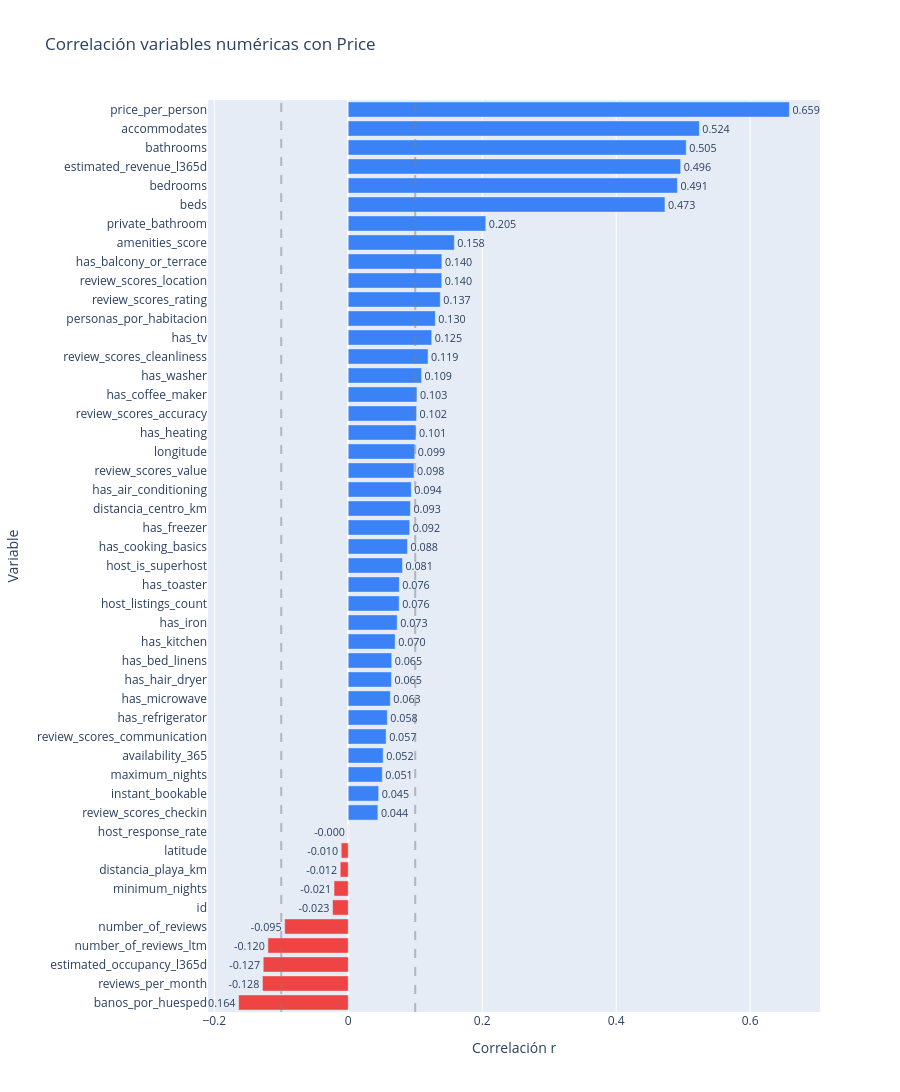

Source (notebook cell):
### Markdown cell above
### Correlaciones definitivas

### Code cell
#(librería para la descarga de la figura en PNG)
#pip install --upgrade kaleido 

#Correlacion de las columnas con el precio por noche
import pandas as pd
import matplotlib.pyplot as plt
import seaborn as sns
import numpy as np
import plotly.graph_objects as go


df = pd.read_csv('../data/listingV5.csv')

correlacion = df.corr(numeric_only=True)['price'].drop('price').sort_values()

colors = ['#ef4444' if v < 0 else '#3b82f6' for v in correlacion.values]

fig = go.Figure(go.Bar(
    x=correlacion.values,
    y=correlacion.index,
    orientation='h',
    marker_color=colors,
    text=[f"{v:.3f}" for v in correlacion.values],
    textposition='outside'
))

fig.update_layout(title="Correlación variables numéricas con Price", height=1400)
fig.update_xaxes(title_text="Correlación r")
fig.update_yaxes(title_text="Variable")
fig.add_vline(x=0.1, line_dash="dash", line_color="gray", opacity=0.5)
fig.add_vline(x=-0.1, line_dash="dash", line_color="gray", opacity=0.5)
fig.show()

# Guardar como imagen
fig.write_image('../data/correlacion_precio.png', width=1400, height=1400, scale=2)
print("Imagen guardada en ../data/correlacion_precio.png")

### Figure 1 — Plotly figure (JSON) as saved in the notebook; plotly's stock layout.template omitted (floating-point values rounded to 4 significant figures)
{"data": [{"marker": {"color": ["#ef4444", "#ef4444", "#ef4444", "#ef4444", "#ef4444", "#ef4444", "#ef4444", "#ef4444", "#ef4444", "#ef4444", "#3b82f6", "#3b82f6", "#3b82f6", "#3b82f6", "#3b82f6", "#3b82f6", "#3b82f6", "#3b82f6", "#3b82f6", "#3b82f6", "#3b82f6", "#3b82f6", "#3b82f6", "#3b82f6", "#3b82f6", "#3b82f6", "#3b82f6", "#3b82f6", "#3b82f6", "#3b82f6", "#3b82f6", "#3b82f6", "#3b82f6", "#3b82f6", "#3b82f6", "#3b82f6", "#3b82f6", "#3b82f6", "#3b82f6", "#3b82f6", "#3b82f6", "#3b82f6", "#3b82f6", "#3b82f6", "#3b82f6", "#3b82f6", "#3b82f6", "#3b82f6"]}, "orientation": "h", "text": ["-0.164", "-0.128", "-0.127", "-0.120", "-0.095", "-0.023", "-0.021", "-0.012", "-0.010", "-0.000", "0.044", "0.045", "0.051", "0.052", "0.057", "0.058", "0.063", "0.065", "0.065", "0.070", "0.073", "0.076", "0.076", "0.081", "0.088", "0.092", "0.093", "0.094", "0.098", "0.099", "0.101", "0.102", "0.103", "0.109", "0.119", "0.125", "0.130", "0.137", "0.140", "0.140", "0.158", "0.205", "0.473", "0.491", "0.496", "0.505", "0.524", "0.659"], "textposition": "outside", "type": "bar", "x": [-0.1637, -0.1281, -0.1269, -0.1199, -0.09487, -0.0234, -0.02119, -0.01193, -0.01048, -0.0001798, 0.04422, 0.04541, 0.05086, 0.05211, 0.05656, 0.05833, 0.06284, 0.06455, 0.06487, 0.07002, 0.0731, 0.076, 0.07625, 0.08095, 0.08847, 0.09171, 0.09287, 0.09413, 0.09827, 0.09932, 0.1011, 0.102, 0.1026, 0.1094, 0.1191, 0.1246, 0.13, 0.1374, 0.1396, 0.1398, 0.1584, 0.2053, 0.4728, 0.4914, 0.4962, 0.5046, 0.5242, 0.6586], "y": ["banos_por_huesped", "reviews_per_month", "estimated_occupancy_l365d", "number_of_reviews_ltm", "number_of_reviews", "id", "minimum_nights", "distancia_playa_km", "latitude", "host_response_rate", "review_scores_checkin", "instant_bookable", "maximum_nights", "availability_365", "review_scores_communication", "has_refrigerator", "has_microwave", "has_hair_dryer", "has_bed_linens", "has_kitchen", "has_iron", "host_listings_count", "has_toaster", "host_is_superhost", "has_cooking_basics", "has_freezer", "distancia_centro_km", "has_air_conditioning", "review_scores_value", "longitude", "has_heating", "review_scores_accuracy", "has_coffee_maker", "has_washer", "review_scores_cleanliness", "has_tv", "personas_por_habitacion", "review_scores_rating", "review_scores_location", "has_balcony_or_terrace", "amenities_score", "private_bathroom", "beds", "bedrooms", "estimated_revenue_l365d", "bathrooms", "accommodates", "price_per_person"]}], "layout": {"height": 1400, "shapes": [{"line": {"color": "gray", "dash": "dash"}, "opacity": 0.5, "type": "line", "x0": 0.1, "x1": 0.1, "xref": "x", "y0": 0, "y1": 1, "yref": "y domain"}, {"line": {"color": "gray", "dash": "dash"}, "opacity": 0.5, "type": "line", "x0": -0.1, "x1": -0.1, "xref": "x", "y0": 0, "y1": 1, "yref": "y domain"}], "title": {"text": "Correlación variables numéricas con Price"}, "xaxis": {"title": {"text": "Correlación r"}}, "yaxis": {"title": {"text": "Variable"}}}}
